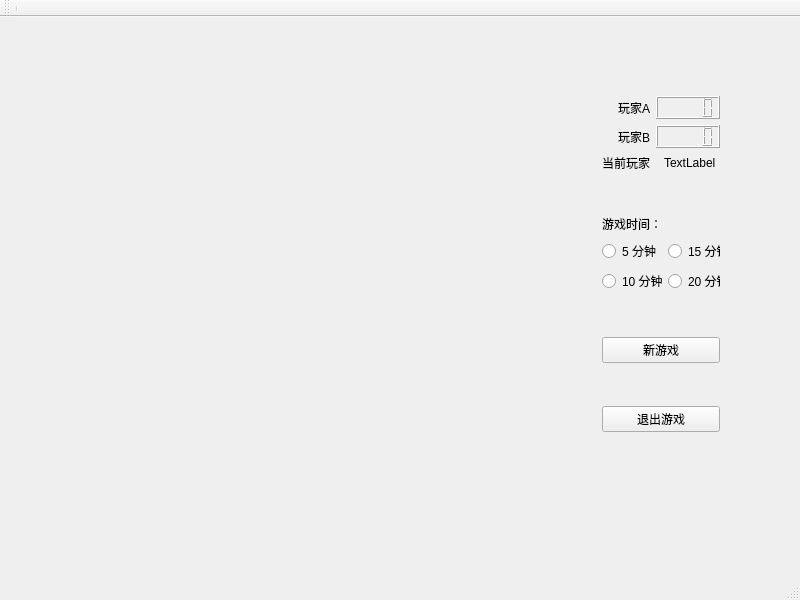
<?xml version="1.0" encoding="UTF-8"?>
<ui version="4.0">
 <class>MainWindow</class>
 <widget class="QMainWindow" name="MainWindow">
  <property name="enabled">
   <bool>true</bool>
  </property>
  <property name="geometry">
   <rect>
    <x>0</x>
    <y>0</y>
    <width>800</width>
    <height>600</height>
   </rect>
  </property>
  <property name="windowTitle">
   <string>MainWindow</string>
  </property>
  <property name="autoFillBackground">
   <bool>false</bool>
  </property>
  <property name="animated">
   <bool>true</bool>
  </property>
  <widget class="QWidget" name="centralWidget">
   <widget class="QLabel" name="lbBoard">
    <property name="geometry">
     <rect>
      <x>41</x>
      <y>31</y>
      <width>500</width>
      <height>500</height>
     </rect>
    </property>
    <property name="text">
     <string/>
    </property>
   </widget>
   <widget class="QWidget" name="">
    <property name="geometry">
     <rect>
      <x>591</x>
      <y>31</y>
      <width>140</width>
      <height>432</height>
     </rect>
    </property>
    <layout class="QVBoxLayout" name="verticalLayout_2">
     <item>
      <spacer name="verticalSpacer_5">
       <property name="orientation">
        <enum>Qt::Vertical</enum>
       </property>
       <property name="sizeHint" stdset="0">
        <size>
         <width>20</width>
         <height>40</height>
        </size>
       </property>
      </spacer>
     </item>
     <item>
      <layout class="QVBoxLayout" name="verticalLayout">
       <item>
        <layout class="QHBoxLayout" name="horizontalLayout">
         <item>
          <widget class="QLabel" name="lbChessBlack">
           <property name="text">
            <string/>
           </property>
           <property name="pixmap">
            <pixmap resource="board.qrc">:/png/chessBlack.png</pixmap>
           </property>
          </widget>
         </item>
         <item>
          <widget class="QLabel" name="lbPlayerA">
           <property name="text">
            <string>玩家A</string>
           </property>
          </widget>
         </item>
         <item>
          <widget class="QLCDNumber" name="lcdTimeA">
           <property name="enabled">
            <bool>true</bool>
           </property>
          </widget>
         </item>
        </layout>
       </item>
       <item>
        <layout class="QHBoxLayout" name="horizontalLayout_2">
         <item>
          <widget class="QLabel" name="lbChessWhite">
           <property name="text">
            <string/>
           </property>
           <property name="pixmap">
            <pixmap resource="board.qrc">:/png/chessWhite.png</pixmap>
           </property>
          </widget>
         </item>
         <item>
          <widget class="QLabel" name="lbPlayerB">
           <property name="text">
            <string>玩家B</string>
           </property>
          </widget>
         </item>
         <item>
          <widget class="QLCDNumber" name="lcdTimeB">
           <property name="enabled">
            <bool>true</bool>
           </property>
           <property name="smallDecimalPoint">
            <bool>false</bool>
           </property>
           <property name="segmentStyle">
            <enum>QLCDNumber::Filled</enum>
           </property>
           <property name="value" stdset="0">
            <double>0.000000000000000</double>
           </property>
          </widget>
         </item>
        </layout>
       </item>
       <item>
        <layout class="QHBoxLayout" name="horizontalLayout_3">
         <item>
          <widget class="QLabel" name="lbPlayerNow">
           <property name="text">
            <string>当前玩家</string>
           </property>
          </widget>
         </item>
         <item>
          <widget class="QLabel" name="lbPlayerNowPng">
           <property name="text">
            <string>TextLabel</string>
           </property>
          </widget>
         </item>
        </layout>
       </item>
      </layout>
     </item>
     <item>
      <spacer name="verticalSpacer">
       <property name="orientation">
        <enum>Qt::Vertical</enum>
       </property>
       <property name="sizeHint" stdset="0">
        <size>
         <width>118</width>
         <height>40</height>
        </size>
       </property>
      </spacer>
     </item>
     <item>
      <layout class="QFormLayout" name="formLayout">
       <item row="0" column="0">
        <widget class="QLabel" name="lbTime">
         <property name="text">
          <string>游戏时间：</string>
         </property>
        </widget>
       </item>
       <item row="1" column="0">
        <widget class="QRadioButton" name="rbFiveMin">
         <property name="text">
          <string>5 分钟</string>
         </property>
        </widget>
       </item>
       <item row="1" column="1">
        <widget class="QRadioButton" name="rbFifteenMin">
         <property name="text">
          <string>15 分钟</string>
         </property>
        </widget>
       </item>
       <item row="2" column="0">
        <widget class="QRadioButton" name="rbTenMin">
         <property name="text">
          <string>10 分钟</string>
         </property>
        </widget>
       </item>
       <item row="2" column="1">
        <widget class="QRadioButton" name="rbTwentyMin">
         <property name="text">
          <string>20 分钟</string>
         </property>
        </widget>
       </item>
      </layout>
     </item>
     <item>
      <spacer name="verticalSpacer_2">
       <property name="orientation">
        <enum>Qt::Vertical</enum>
       </property>
       <property name="sizeHint" stdset="0">
        <size>
         <width>108</width>
         <height>40</height>
        </size>
       </property>
      </spacer>
     </item>
     <item>
      <widget class="QPushButton" name="btnNewGame">
       <property name="sizePolicy">
        <sizepolicy hsizetype="Minimum" vsizetype="Fixed">
         <horstretch>0</horstretch>
         <verstretch>0</verstretch>
        </sizepolicy>
       </property>
       <property name="text">
        <string>新游戏</string>
       </property>
      </widget>
     </item>
     <item>
      <spacer name="verticalSpacer_3">
       <property name="orientation">
        <enum>Qt::Vertical</enum>
       </property>
       <property name="sizeHint" stdset="0">
        <size>
         <width>128</width>
         <height>40</height>
        </size>
       </property>
      </spacer>
     </item>
     <item>
      <widget class="QPushButton" name="btnExit">
       <property name="sizePolicy">
        <sizepolicy hsizetype="Minimum" vsizetype="Fixed">
         <horstretch>0</horstretch>
         <verstretch>0</verstretch>
        </sizepolicy>
       </property>
       <property name="text">
        <string>退出游戏</string>
       </property>
      </widget>
     </item>
     <item>
      <spacer name="verticalSpacer_4">
       <property name="orientation">
        <enum>Qt::Vertical</enum>
       </property>
       <property name="sizeHint" stdset="0">
        <size>
         <width>20</width>
         <height>40</height>
        </size>
       </property>
      </spacer>
     </item>
    </layout>
   </widget>
  </widget>
  <widget class="QMenuBar" name="menuBar">
   <property name="geometry">
    <rect>
     <x>0</x>
     <y>0</y>
     <width>800</width>
     <height>23</height>
    </rect>
   </property>
  </widget>
  <widget class="QToolBar" name="mainToolBar">
   <attribute name="toolBarArea">
    <enum>TopToolBarArea</enum>
   </attribute>
   <attribute name="toolBarBreak">
    <bool>false</bool>
   </attribute>
   <addaction name="separator"/>
  </widget>
  <widget class="QStatusBar" name="statusBar"/>
  <action name="actionNew_Game">
   <property name="text">
    <string>新游戏</string>
   </property>
   <property name="shortcut">
    <string>Alt+N</string>
   </property>
  </action>
  <action name="actionExit">
   <property name="text">
    <string>退出</string>
   </property>
  </action>
 </widget>
 <layoutdefault spacing="6" margin="11"/>
 <resources>
  <include location="board.qrc"/>
 </resources>
 <connections/>
</ui>
